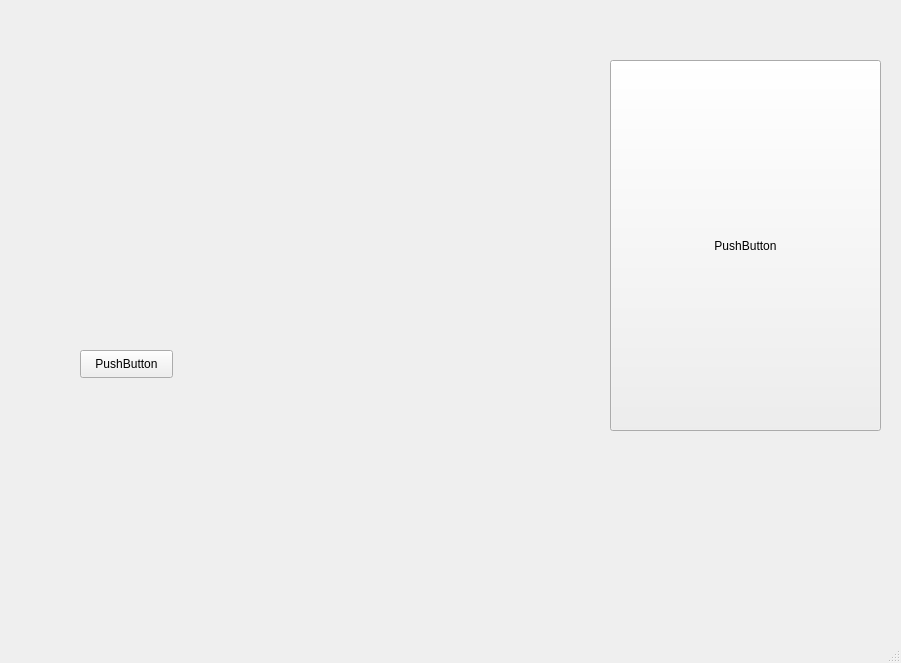
<?xml version="1.0" encoding="UTF-8"?>
<ui version="4.0">
 <class>MainWindow</class>
 <widget class="QMainWindow" name="MainWindow">
  <property name="geometry">
   <rect>
    <x>0</x>
    <y>0</y>
    <width>901</width>
    <height>663</height>
   </rect>
  </property>
  <property name="windowTitle">
   <string>MainWindow</string>
  </property>
  <widget class="QWidget" name="centralWidget">
   <widget class="QPushButton" name="btnDownload">
    <property name="geometry">
     <rect>
      <x>80</x>
      <y>350</y>
      <width>93</width>
      <height>28</height>
     </rect>
    </property>
    <property name="text">
     <string>PushButton</string>
    </property>
   </widget>
   <widget class="QPushButton" name="btnStart">
    <property name="geometry">
     <rect>
      <x>610</x>
      <y>60</y>
      <width>271</width>
      <height>371</height>
     </rect>
    </property>
    <property name="text">
     <string>PushButton</string>
    </property>
   </widget>
  </widget>
  <widget class="QStatusBar" name="statusBar"/>
 </widget>
 <layoutdefault spacing="6" margin="11"/>
 <resources/>
 <connections/>
</ui>
